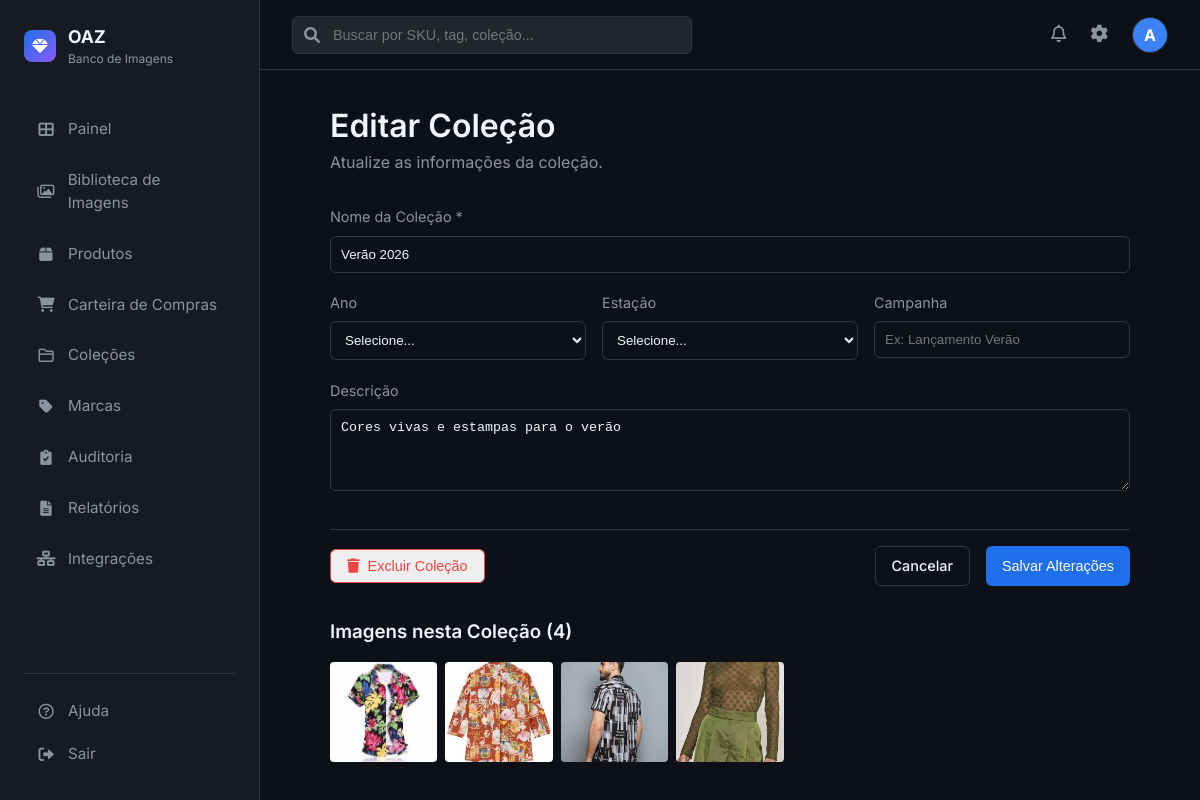
The page /collections/2/edit (signed in) on the database its author committed.
### app.py (models this page shows, shortened)
class User(UserMixin, db.Model):
    id = db.Column(db.Integer, primary_key=True)
    username = db.Column(db.String(80), unique=True, nullable=False)
    email = db.Column(db.String(120), unique=True, nullable=False)
    password_hash = db.Column(db.String(128))

class Collection(db.Model):
    id = db.Column(db.Integer, primary_key=True)
    name = db.Column(db.String(100), nullable=False)
    description = db.Column(db.Text)
    season = db.Column(db.String(50))  # Estação: Primavera/Verão, Outono/Inverno
    year = db.Column(db.Integer)  # Ano da coleção
    campanha = db.Column(db.String(100))  # Nome da campanha
    created_at = db.Column(db.DateTime, default=datetime.utcnow)
    images = db.relationship('Image', backref='collection', lazy=True)

class Image(db.Model):
    id = db.Column(db.Integer, primary_key=True)
    filename = db.Column(db.String(255), nullable=False)
    original_name = db.Column(db.String(255), nullable=False)
    description = db.Column(db.Text)
    sku = db.Column(db.String(50))
    brand_id = db.Column(db.Integer, db.ForeignKey('brand.id'))
    status = db.Column(db.String(20), default='Pendente')
    upload_date = db.Column(db.DateTime, default=datetime.utcnow)
    shooting_date = db.Column(db.Date)
    photographer = db.Column(db.String(100))
    unique_code = db.Column(db.String(50), unique=True)
    collection_id = db.Column(db.Integer, db.ForeignKey('collection.id'))
    uploader_id = db.Column(db.Integer, db.ForeignKey('user.id'))
    tags = db.Column(db.Text)
    ai_item_type = db.Column(db.String(100))
    ai_color = db.Column(db.String(50))
    ai_material = db.Column(db.String(100))
    ai_pattern = db.Column(db.String(50))
    ai_style = db.Column(db.String(50))
    items = db.relationship('ImageItem', backref='image', lazy=True, cascade='all, delete-orphan')

### app.py (the view, shortened to what this page needs)
@app.route('/collections/<int:id>/edit', methods=['GET', 'POST'])
@login_required
def edit_collection(id):
    collection = Collection.query.get_or_404(id)
    current_year = datetime.now().year
    years = list(range(current_year - 2, current_year + 3))
    return render_template('collections/edit.html', collection=collection, years=years)

### app.py (called while the page is built)
@login_manager.user_loader
def load_user(user_id):
    return User.query.get(int(user_id))

### templates/collections/edit.html (shortened to what this page needs)
{% extends "base.html" %}
{% block content %}
<div style="max-width: 800px; margin: 0 auto;">
    <div style="margin-bottom: 2rem;">
        <h1>Editar Coleção</h1>
        <p style="color: var(--text-secondary);">Atualize as informações da coleção.</p>
    </div>
    <div class="card">
        <form method="POST" action="{{ url_for('edit_collection', id=collection.id) }}">
            <div class="form-group">
                <label class="form-label">Nome da Coleção *</label>
                <input type="text" name="name" class="form-control" value="{{ collection.name }}" required>
            </div>
            <div style="display: grid; grid-template-columns: 1fr 1fr 1fr; gap: 1rem;">
                <div class="form-group">
                    <label class="form-label">Ano</label>
                    <select name="year" class="form-control">
                        <option value="">Selecione...</option>
                    </select>
                </div>
                <div class="form-group">
                    <label class="form-label">Estação</label>
                    <select name="season" class="form-control">
                        <option value="">Selecione...</option>
                    </select>
                </div>
                <div class="form-group">
                    <label class="form-label">Campanha</label>
                    <input type="text" name="campanha" class="form-control" value="{{ collection.campanha or '' }}" placeholder="Ex: Lançamento Verão">
                </div>
            </div>
            <div class="form-group">
                <label class="form-label">Descrição</label>
                <textarea name="description" class="form-control" rows="4">{{ collection.description or '' }}</textarea>
            </div>
            <div style="display: flex; justify-content: space-between; align-items: center; margin-top: 2rem; padding-top: 1rem; border-top: 1px solid var(--border-color);">
                <form method="POST" action="{{ url_for('delete_collection', id=collection.id) }}" style="display: inline;" onsubmit="return confirm('Tem certeza que deseja excluir esta coleção?');">
                    <button type="submit" class="btn" style="color: #ef4444; border: 1px solid #ef4444;">
                        <i class="fas fa-trash"></i> Excluir Coleção
                    </button>
                </form>
                <div style="display: flex; gap: 1rem;">
                    <a href="{{ url_for('collections') }}" class="btn" style="border: 1px solid var(--border-color); color: var(--text-primary);">Cancelar</a>
                    <button type="submit" class="btn btn-primary">Salvar Alterações</button>
                </div>
            </div>
        </form>
    </div>
    {% if collection.images %}
    <div class="card" style="margin-top: 2rem;">
        <h3 style="margin-bottom: 1rem;">Imagens nesta Coleção ({{ collection.images | length }})</h3>
        <div style="display: grid; grid-template-columns: repeat(auto-fill, minmax(100px, 1fr)); gap: 0.5rem;">
            {% for img in collection.images[:12] %}
            <a href="{{ url_for('image_detail', id=img.id) }}">
                <img src="{{ url_for('static', filename='uploads/' + img.filename) }}"
                     alt="{{ img.original_name }}"
                     style="width: 100%; height: 100px; object-fit: cover; border-radius: 4px;">
            </a>
            {% endfor %}
        </div>
    </div>
    {% endif %}
</div>
{% endblock %}

### templates/base.html (shortened to what this page needs)
<!DOCTYPE html>
<html lang="pt-BR">
<head>
    <link rel="stylesheet" href="{{ url_for('static', filename='css/style.css') }}">
    <link href="https://cdnjs.cloudflare.com/ajax/libs/font-awesome/6.0.0/css/all.min.css" rel="stylesheet">
</head>
<body>
    <div class="app-container">
        <aside class="sidebar">
            <div class="logo-area">
                <div class="logo-icon">
                    <i class="fas fa-gem"></i>
                </div>
                <div>
                    <div style="font-weight: 700; font-size: 1.1rem;">OAZ</div>
                    <div style="font-size: 0.75rem; color: var(--text-secondary);">Banco de Imagens</div>
                </div>
            </div>
            <nav class="nav-menu">
                <a href="{{ url_for('dashboard') }}"
                    class="nav-item {% if request.endpoint == 'dashboard' %}active{% endif %}">
                    <i class="fas fa-th-large"></i>
                    <span>Painel</span>
                </a>
                <a href="{{ url_for('catalog') }}"
                    class="nav-item {% if request.endpoint == 'catalog' %}active{% endif %}">
                    <i class="far fa-images"></i>
                    <span>Biblioteca de Imagens</span>
                </a>
                <a href="{{ url_for('produtos') }}"
                    class="nav-item {% if request.endpoint in ['produtos', 'new_produto', 'edit_produto'] %}active{% endif %}">
                    <i class="fas fa-box"></i>
                    <span>Produtos</span>
                </a>
                <a href="{{ url_for('carteira') }}"
                    class="nav-item {% if request.endpoint in ['carteira', 'importar_carteira'] %}active{% endif %}">
                    <i class="fas fa-shopping-cart"></i>
                    <span>Carteira de Compras</span>
                </a>
                <a href="{{ url_for('collections') }}"
                    class="nav-item {% if request.endpoint == 'collections' %}active{% endif %}">
                    <i class="far fa-folder"></i>
                    <span>Coleções</span>
                </a>
                <a href="{{ url_for('brands') }}"
                    class="nav-item {% if request.endpoint == 'brands' %}active{% endif %}">
                    <i class="fas fa-tag"></i>
                    <span>Marcas</span>
                </a>
                <a href="{{ url_for('auditoria') }}"
                    class="nav-item {% if request.endpoint in ['auditoria', 'historico_sku', 'skus_pendentes'] %}active{% endif %}">
                    <i class="fas fa-clipboard-check"></i>
                    <span>Auditoria</span>
                </a>
                <a href="{{ url_for('reports') }}"
                    class="nav-item {% if request.endpoint == 'reports' %}active{% endif %}">
                    <i class="fas fa-file-alt"></i>
                    <span>Relatórios</span>
                </a>
                <a href="{{ url_for('integrations') }}"
                    class="nav-item {% if request.endpoint == 'integrations' %}active{% endif %}">
                    <i class="fas fa-network-wired"></i>
                    <span>Integrações</span>
                </a>
            </nav>
            <div class="bottom-menu">
                <a href="#" class="nav-item">
                    <i class="far fa-question-circle"></i>
                    <span>Ajuda</span>
                </a>
                <a href="{{ url_for('logout') }}" class="nav-item">
                    <i class="fas fa-sign-out-alt"></i>
                    <span>Sair</span>
                </a>
            </div>
        </aside>
        <main class="main-content">
            <header class="top-header">
                <div class="search-bar">
                    <i class="fas fa-search"></i>
                    <input type="text" placeholder="Buscar por SKU, tag, coleção...">
                </div>
                <div class="header-actions">
                    <button class="icon-btn"><i class="far fa-bell"></i></button>
                    <a href="{{ url_for('settings') }}" class="icon-btn"><i class="fas fa-cog"></i></a>
                    <div class="user-profile">
                        <div
                            style="width:100%; height:100%; background:#3b82f6; display:flex; align-items:center; justify-content:center; color:white; font-weight:bold;">
                            {{ current_user.username[0].upper() }}
                        </div>
                    </div>
                </div>
            </header>
            <div class="content-scroll">
                {% block content %}{% endblock %}
            </div>
        </main>
    </div>
</body>
</html>

### static/css/style.css (style rules this page uses)
:root { --bg-primary: #0d1117; --bg-secondary: #161b22; --bg-tertiary: #21262d; --text-primary: #f0f6fc; --text-secondary: #8b949e; --accent-primary: #238636; --accent-blue: #1f6feb; --border-color: #30363d; --card-bg: #161b22; --hover-bg: #21262d; --font-main: 'Inter', -apple-system, BlinkMacSystemFont, sans-serif; }
* { box-sizing: border-box; margin: 0; padding: 0; }
body { font-family: var(--font-main); background-color: var(--bg-primary); color: var(--text-primary); line-height: 1.5; height: 100vh; display: flex; overflow: hidden; }
h1, h2, h3, h4, h5, h6 { color: var(--text-primary); font-weight: 600; }
a { text-decoration: none; color: var(--accent-blue); }
.app-container { display: flex; width: 100%; height: 100%; }
.sidebar { width: 260px; background-color: var(--bg-secondary); border-right: 1px solid var(--border-color); display: flex; flex-direction: column; padding: 1.5rem; flex-shrink: 0; }
.logo-area { display: flex; align-items: center; gap: 12px; margin-bottom: 2.5rem; }
.logo-icon { width: 32px; height: 32px; background: linear-gradient(135deg, #1f6feb, #8b5cf6); border-radius: 8px; display: flex; align-items: center; justify-content: center; font-weight: bold; color: white; }
.nav-menu { display: flex; flex-direction: column; gap: 0.5rem; flex: 1; }
.nav-item { display: flex; align-items: center; gap: 12px; padding: 10px 12px; border-radius: 6px; color: var(--text-secondary); transition: all 0.2s ease; font-size: 0.95rem; }
.nav-item i { width: 20px; text-align: center; }
.bottom-menu { margin-top: auto; border-top: 1px solid var(--border-color); padding-top: 1rem; }
.main-content { flex: 1; display: flex; flex-direction: column; overflow: hidden; background-color: var(--bg-primary); }
.top-header { height: 70px; border-bottom: 1px solid var(--border-color); display: flex; align-items: center; justify-content: space-between; padding: 0 2rem; background-color: var(--bg-primary); }
.search-bar { position: relative; width: 400px; }
.search-bar input { width: 100%; background-color: var(--bg-tertiary); border: 1px solid var(--border-color); padding: 10px 16px 10px 40px; border-radius: 6px; color: var(--text-primary); font-size: 0.9rem; }
.search-bar i { position: absolute; left: 12px; top: 50%; transform: translateY(-50%); color: var(--text-secondary); }
.header-actions { display: flex; align-items: center; gap: 1.5rem; }
.icon-btn { background: none; border: none; color: var(--text-secondary); cursor: pointer; font-size: 1.1rem; }
.user-profile { width: 36px; height: 36px; border-radius: 50%; background-color: var(--bg-tertiary); border: 1px solid var(--border-color); overflow: hidden; }
.content-scroll { flex: 1; overflow-y: auto; padding: 2rem; }
.btn { padding: 8px 16px; border-radius: 6px; font-size: 0.9rem; font-weight: 500; cursor: pointer; border: none; transition: all 0.2s; display: inline-flex; align-items: center; gap: 8px; }
.btn-primary { background-color: var(--accent-blue); color: white; }
.form-group { margin-bottom: 1.2rem; }
.form-label { display: block; margin-bottom: 0.5rem; color: var(--text-secondary); font-size: 0.9rem; }
.form-control { width: 100%; padding: 10px; background-color: var(--bg-primary); border: 1px solid var(--border-color); border-radius: 6px; color: var(--text-primary); }

### rows shown on the page
User: username "A"
Collection: name "Verão 2026", description "Cores vivas e estampas para o verão"
Image: filename+original_name (picture)
Image: filename (picture)
Image: filename (picture)
Image: filename (picture)

### other values the page prints
{{ collection.images | length }} "4"
